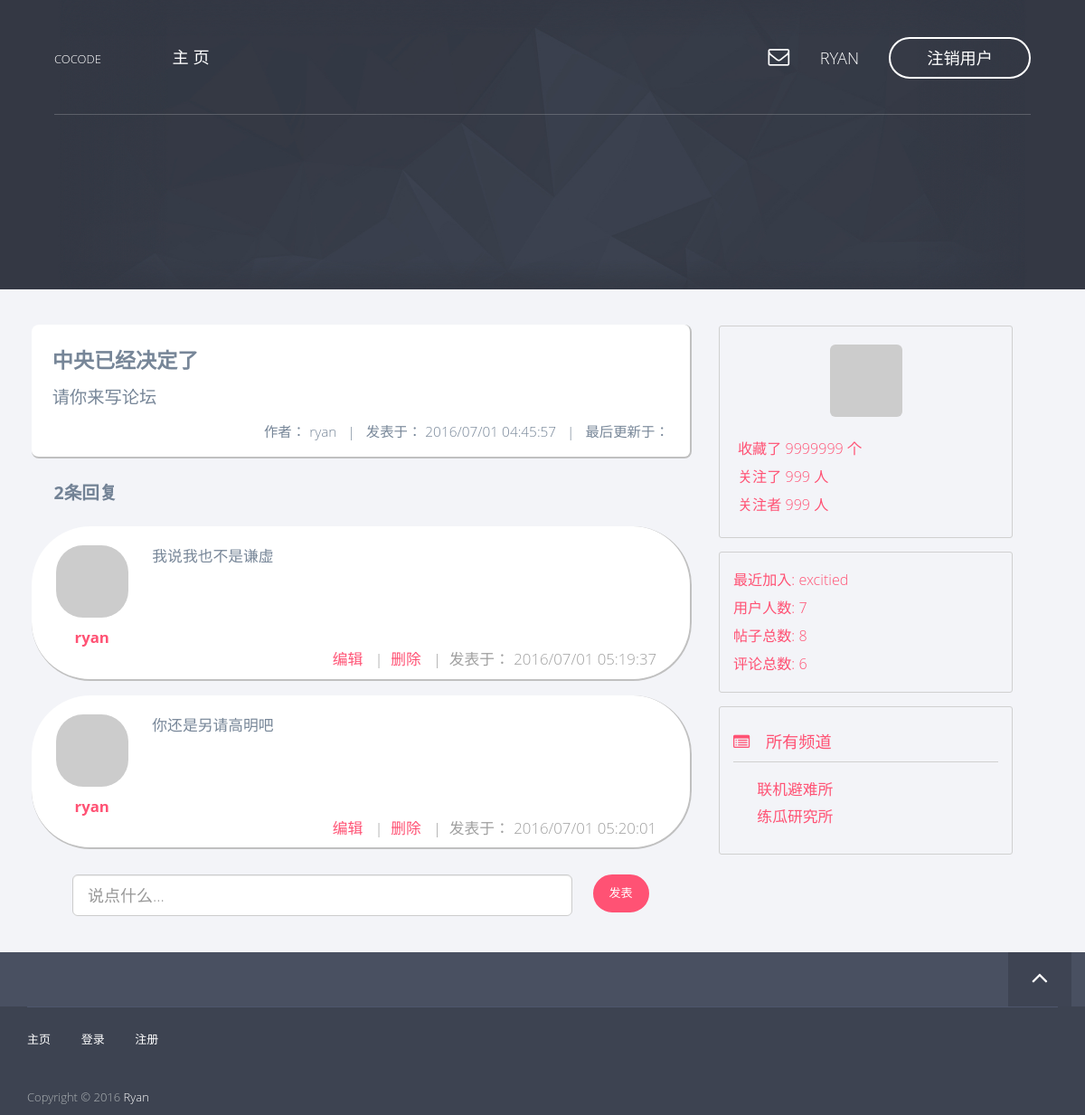
The app's page /post/8 (signed in) with its own data.
### app/models/user.py (models this page shows, shortened)
class User(db.Model, Model):
    __tablename__ = 'users'
    id = db.Column(db.Integer, primary_key=True)
    username = db.Column(db.String(), unique=True)
    password_hash = db.Column(db.String())
    email = db.Column(db.String(), unique=True)
    avatar_hash = db.Column(db.String())
    created_time = db.Column(db.Integer, default=0)
    role_id = db.Column(db.Integer, db.ForeignKey('roles.id'))
    posts = db.relationship('Post', backref='author')
    comments = db.relationship('Comment', backref='author')
    @property
    def password(self):
        raise AttributeError('password is not readable')
    def is_admin(self):
        return self.role.permissions == 0xff
    def gravatar(self, size=100, default='identicon', rating='g'):
        from flask import request
        gravatar_url = 'secure.gravatar.com/avatar'
        if request.is_secure:
            url = 'https://' + gravatar_url
        else:
            url = 'http://' + gravatar_url
        hash = self.avatar_hash or md5(self.email.encode('utf-8')).hexdigest()
        return '{url}/{hash}?s={size}&d={default}&r={rating}'.format(url=url,
                                                                     hash=hash,
                                                                     size=size,
                                                                     default=default,
                                                                     rating=rating)

### app/models/post.py (models this page shows, shortened)
class Post(db.Model, Model):
    __tablename__ = 'posts'
    id = db.Column(db.Integer, primary_key=True)
    title = db.Column(db.String())
    content = db.Column(db.String())
    created_time = db.Column(db.Integer, default=0)
    channel_id = db.Column(db.Integer, db.ForeignKey('channels.id'))
    user_id = db.Column(db.Integer, db.ForeignKey('users.id'))
    comments = db.relationship('Comment', backref='post')

### app/models/comment.py (models this page shows, shortened)
class Comment(db.Model, Model):
    __tablename__ = 'comments'
    id = db.Column(db.Integer, primary_key=True)
    content = db.Column(db.String())
    created_time = db.Column(db.Integer, default=0)
    user_id = db.Column(db.Integer, db.ForeignKey('users.id'))
    post_id = db.Column(db.Integer, db.ForeignKey('posts.id'))

### app/models/channel.py (models this page shows, shortened)
class Channel(db.Model, Model):
    __tablename__ = 'channels'
    id = db.Column(db.Integer, primary_key=True)
    name = db.Column(db.String(), default=ChannelPermission.NORMAL[0])
    permission = db.Column(db.Integer)
    created_time = db.Column(db.Integer, default=0)
    posts = db.relationship('Post', backref='channel')
    def is_admin(self):
        return self.permission == ChannelPermission.ADMIN[0]

### app/views.py (the view)
@app.route('/post/<int:id>', methods=['GET'])
def post_view(id):
    post = Post.query.get(id)
    if post is None:
        abort(404)
    comments = post.comments
    comments.sort(key=lambda c: c.created_time)
    return render_template('post.html',
                           post=post,
                           comments=comments)

### app/context_processers.py (called while the page is built)
@app.context_processor
def current_user_processor():
    return dict(current_user=current_user())

@app.context_processor
def channel_processor():
    channels = Channel.query.all()
    permissions = [
        ChannelPermission.NORMAL,
        ChannelPermission.ADMIN,
    ]
    dic = {
        'channels': channels,
        'permissions': permissions,
    }
    return dict(**dic)

@app.context_processor
def user_processor():
    user_count = User.query.count()
    new_user = User.query.order_by(User.created_time.desc()).first()
    return dict(new_user=new_user,
                user_count=user_count)

@app.context_processor
def post_processor():
    post_count = Post.query.count()
    return dict(post_count=post_count)

@app.context_processor
def comment_processor():
    comment_count = Comment.query.count()
    return dict(comment_count=comment_count)

### app/filters.py (called while the page is built)
@app.template_filter('format_time')
def format_time(timestamp):
    format = '%Y/%m/%d %H:%M:%S'
    t = time.localtime(timestamp)
    ft = time.strftime(format, t)
    return ft

### app/models/user.py (called while the page is built)
def current_user():
    id = session.get('user_key', None)
    user = None
    if id is not None:
        user = User.query.get(id)
    return user

### app/templates/post.html (shortened to what this page needs)
{% extends 'base8-4.html' %}
{% block page_content %}
    {% set title = post.title %}
    {% set content = post.content %}
    {% set author = post.author.username %}
    <div class="row">
        <div class="col-md-12 post-detail-content">
            <div class="post-detail-title">
                {{ title }}
            </div>
            <div class="post-detail-body">
                {{ content }}
            </div>
            <div class="post-detail-info">
                作者： {{ author }} &nbsp; | &nbsp; 发表于： {{ post.created_time | format_time }} &nbsp; | &nbsp; 最后更新于：
            </div>
        </div>
        <div class="col-md-12 comment-list">
            {% set comment_count = comments.__len__() %}
            <div class="comment-list-header">
                {{ comment_count }}条回复
            </div>
            {% if comment_count > 0 %}
            <div class="comment-list-body">
                {% include "_comments.html" %}
            </div>
            {% endif %}
        </div>
    </div>
    {% if current_user is not none %}
    <div class="comment-form">
        <form class="form-horizontal" action="{{ post.id }}/add_comment" method="POST">
        <div class="col-lg-10">
            <input class="form-control input-lg" name="content" placeholder="说点什么...">
        </div>&nbsp;
        <button type="submit" class="btn btn-fill btn-middle btn-lg">发表</button>
        </form>
    </div>
    {% endif %}
{% endblock %}

### app/templates/base.html (shortened to what this page needs)
<!doctype html>
 <html class="no-js" lang="">
{% block head %}
<head>
<link rel="stylesheet" href="../static/css/normalize.min.css">
<link rel="stylesheet" href="../static/css/bootstrap.min.css">
<link rel="stylesheet" href="../static/css/jquery.fancybox.css">
<link rel="stylesheet" href="../static/css/flexslider.css">
<link rel="stylesheet" href="../static/css/styles.css">
<link rel="stylesheet" href="../static/css/queries.css">
<link rel="stylesheet" href="../static/css/etline-font.css">
<link rel="stylesheet" href="../static/bower_components/animate.css/animate.min.css">
<link rel="stylesheet" href="../static/css/font-awesome.min.css">
</head>
{% endblock %}
<body id="top">
    {% block navbar %}
        <section class="hero">
            <section class="navigation">
                <header>
                    <div class="header-content">
                        <div class="logo"><a href="/">COCODE</a></div>
                        <div class="header-nav">
                            <nav>
                                <ul class="primary-nav">
                                    <li><a href="/">主&nbsp;页</a></li>
                                </ul>
                                <ul class="member-actions">
                                    {% if current_user is none %}
                                    <li><a href="/login" class="login">登&nbsp;录</a></li>
                                    <li><a href="/register" class="btn-white btn-small">注&nbsp;册</a></li>
                                    {% else %}
                                    <li><a href="#"><i class="fa fa-envelope-o hero-nav"></i></a></li>
                                    <li><a href="/profile/{{ current_user.username }}" class="hero-nav">{{ current_user.username }} &nbsp;</a></li>
                                    <li><a href="/logout" class="btn-white btn-small">注销用户</a></li>
                                    {% endif %}
                                </ul>
                            </nav>
                        </div>
                    </div>
                </header>
            </section>
        </section>
    {% endblock %}
    <section class="content">
        {% block content%}
        {% endblock %}
    </section>
    <section class="to-top">
        <div class="container">
            <div class="row">
                <div class="to-top-wrap">
                    {% block to_top %}
                    <a href="#top" class="top"><i class="fa fa-angle-up"></i></a>
                    {% endblock %}
                </div>
            </div>
        </div>
    </section>
    <footer>
        <div class="container">
            <div class="row">
                <div class="col-md-12">
                    <div class="footer-links">
                        <ul class="footer-group">
                            <li><a href="/">主页</a></li>
                            <li><a href="/login">登录</a></li>
                            <li><a href="/register">注册</a></li>
                        </ul>
                        <p>Copyright © 2016 <a href="/">Ryan</a><br></p>
                    </div>
                </div>
            </div>
        </div>
    </footer>
</body>
</html>

### app/templates/_comments.html
{% for c in comments %}
    {% set author = c.author.username %}
    {% set content = c.content %}
    {% set created_time = c.created_time %}
    <div class="col-md-12 item-container comment-container">
        <div class="row">
            <div class="col-md-12">
                <div class="col-md-2 comment-left">
                    <div class="item-portrait">
                        <img class="img-rounded center-block round" src="{{ c.author.gravatar(size=60) }}" />
                    </div>
                    <div class="item-author">
                        <a href="/profile/{{ author }}">{{ author }}</a>
                    </div>
                </div>
                <div class="col-md-10 comment-right">
                    {{ content }}
                </div>
            </div>
            <div class="col-md-12 item-footer comment-footer">
                <a href="#">编辑</a> &nbsp; |&nbsp;
                <a href="{{ url_for('delete_comment', id=c.id) }}">删除</a> &nbsp; |&nbsp;
                发表于： {{ c.created_time | format_time }}
            </div>
        </div>
    </div>
{% endfor %}

### app/templates/_bbs_info.html
<div class="col-md-10 forum-info">
    <div class="forum-info-item">最近加入: <a href="/profile/{{ new_user.username }}">{{ new_user.username }}</a></div>
    <div class="forum-info-item">用户人数: {{ user_count }}</div>
    <div class="forum-info-item">帖子总数: {{ post_count }} </div>
    <div class="forum-info-item">评论总数: {{ comment_count }} </div>
</div>

### app/templates/_channels.html (shortened to what this page needs)
<div class="col-md-10 channel-list">
    <div class="channel-list-caption">
        <i class="fa fa-list-alt"></i> 所有频道
    </div>
    <div class="channel-list-items">
        {% for c in channels %}
        {% if not c.is_admin() %}
            <div class="channel-list-item">
                <a href="/channel/{{ c.id }}">{{ c.name }}</a>
            </div>
        {% endif %}
        {% endfor %}
    </div>
</div>

### app/static/css/queries.css (style rules this page uses)
@media screen and (max-width:1200px) { header { width: 90%; margin: 0 auto; } }

### records on screen
User: username "RYAN", username "ryan"
Post: title "中央已经决定了", content "请你来写论坛", created_time "2016/07/01 04:45:57"
Comment: content "我说我也不是谦虚", created_time "2016/07/01 05:19:37"
Comment: content "你还是另请高明吧", created_time "2016/07/01 05:20:01"
User: username "excitied"
Channel: name "联机避难所"
Channel: name "练瓜研究所"

### other values on screen
{{ comment_count }} "2"
{{ user_count }} "7"
{{ post_count }} "8"
{{ comment_count }} "6"
